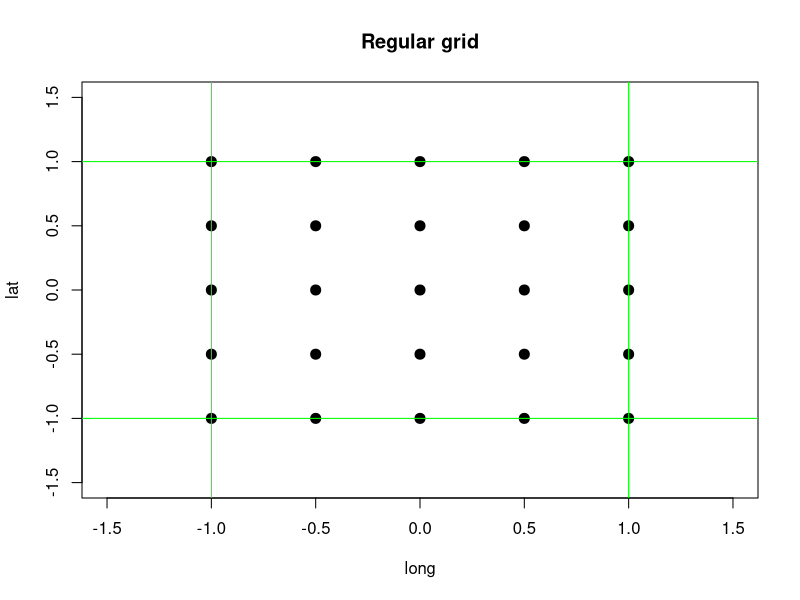

Source code (R):
## ---- chunk 1
knitr::opts_chunk$set(echo = TRUE, cache = TRUE)
## ---- chunk 2

##################################################
####                                          ####  
####  R Bootcamp #1, Module 1                 ####
####                                          #### 
####   University of Nevada, Reno             ####
####                                          #### 
##################################################

## NOTE: this module borrows heavily from an R short course developed by a team at Colorado State University. 
   # Thanks to Perry Williams for allowing us to use these materials!!

########################
####  R objects     ####
########################


## ---- chunk 3

Batmans_butler <- 'Alfred Pennyworth'

## ---- chunk 4

##################
####  Create R Objects 
##################

#############
### scalars
#############

scalar1 <- 'this is a scalar'
scalar2 <- 104
scalar3 <- 5 + 6.5    # evaluates to the single value 11.5
scalar4 <- '4'

## ---- chunk 5

typeof(scalar4)    # returns: character

## what is this type?
scalar5 <- TRUE
typeof(scalar5)    # returns: logical

## ---- chunk 6

#############
### VECTORS
#############

vector1 <- c(1.1, 2.1, 3.1, 4)
vector2 <- c('a', 'b', 'c')
vector3 <- c(1, 'a', 2, 'b')
vector4 <- c(TRUE, 'a', 1)
vector5 <- c(TRUE, 1.2, FALSE)

## ---- chunk 7

a <- 1
b <- 2
c <- 3

d.vec <- c(a, b, c)
d.vec


## ---- chunk 8

d.vec <- c(1,2,3)            # another way to construct the vector "d.vec"
d.vec = c(1,2,3)           # the "equals" sign can also be an assignment operator

## ---- chunk 9

length(d.vec)    # the "length()" function returns the number of elements in a vector (or list, matrix etc.)

d1 <- d.vec           # copy the vector "d.vec"
d2 <- d.vec+3         # add 3 to all elements of the vector "d.vec"
d3 <- d1+d2           # elementwise addition
d4 <- d1+c(1,2)       # what does this do?

## inspect the objects by calling them in the console (or script window)
d1    # returns: 1 2 3
d2    # returns: 4 5 6
d3    # returns: 5 7 9
d4    # returns: 2 4 4

## ---- chunk 10

#############
### functions
#############

sum(1, 2, 3, 10)    # returns: 15

## sum can be used with one of the vectors we created
sum(vector1)        # returns: 10.3

## ---- chunk 11

########
## first class functions

## assign functions to values
sum2 <- sum
sum2(1, 2, 3, 10)    # use the value sum2 as a function!

## use functions as arguments in other functions
## lets compute the average length of some of the vectors we've created
## this should return 3.66
mean(c(length(vector1), length(vector2), length(vector3)))

## ---- chunk 12

#############
### MATRICES
#############
d.mat <- cbind(d1,d2)        # create a matrix by binding vectors
d.mat
class(d.mat)   # confirm that the new object "d.mat" is a matrix!

## ---- chunk 13

d.mat <- matrix(c(1,2,3,4,5,6),nrow=3,ncol=2)        # create matrix another way
d.mat

## ---- chunk 14

d.mat + 2
d.mat/sum(d.mat)

## ---- chunk 15

#############
### DATA FRAMES
#############
d.df <- data.frame(d1=c(1,2,3),d2=c(4,5,6))        # create a ‘data frame’ with two columns
d.df

## ---- chunk 16

d.df=data.frame(d.mat)        # create data frame another way - directly from a matrix
d.df

## ---- chunk 17

names(d.df)          # view or change column names
names(d.df)=c("meas_1","meas_2")        # provide new names for columns
d.df

## ---- chunk 18

rownames(d.df) <- c("obs1","obs2","obs3")
d.df

## ---- chunk 19

#############
### LISTS
#############
d.list <- list()        # create empty list
d.list[[1]] <- c(1,2,3)
d.list[[2]] <- c(4,5)
d.list[[3]] <- "Alfred Pennyworth"
d.list

## ---- chunk 20

#############
### MAKING UP DATA!
#############

#######
# Sequences

1:10                        # sequence from 1 to 10
10:1                        # reverse the order
rev(1:10)                   # a different way to reverse the order

seq(from=1,to=10,by=1)      # equivalent to 1:10
seq(10,1,-1)                # equivalent to 10:1
seq(1,10,length=10)         # equivalent to 1:10
seq(0,1,length=10)          # sequence of length 10 between 0 and 1 


## ---- chunk 21

##############
# Repeating sequences

rep(0,times=3)                # repeat 0 three times
rep(1:3,times=2)              # repeat 1:3 two times
rep(1:3,each=2)               # repeat each element of 1:3 two times

## ---- chunk 22

###########
# Random numbers

z <- rnorm(10)                # 10 realizations from std. normal
z
y <- rnorm(10,mean=-2,sd=4)           # 10 realizations from N(-2,4^2)
y

rbinom(5,size=3,prob=.5)                # 5 realizations from Binom(3,0.5)
rbinom(5,3,.1)                # 5 realizations from Binom(3,0.1)
rbinom(5,3,.8)                # 5 realizations from Binom(3,0.8)

rbinom(5,1:5,0.5)       # simulations from binomial w/ diff number of trials
rbinom(5,1:5,seq(.1,.9,length=5))   # simulations from diff number of trials and probs

runif(10)                # 10 standard uniform random variates
runif(10,min=-1,max=1)        # 10 uniform random variates on [-1,1]


sample(1:10,size=5,replace=TRUE)        # 5 rvs from discrete unif. on 1:10.
sample(1:10,size=5,replace=TRUE,prob=(1:10)/sum(1:10)) # 5 rvs from discrete pmf w/ varying probs.

## ---- chunk 23

############
# Make up an entire data frame!


my.data <- data.frame(
  Obs.Id = 1:100,
  Treatment = rep(c("A","B","C","D","E"),each=20),
  Block = rep(1:20,times=5),
  Germination = rpois(100,lambda=rep(c(1,5,4,7,1),each=20)),
  AvgHeight = rnorm(100,mean=rep(c(10,30,31,25,35,7),each=20))
)
head(my.data)

summary(my.data)    # Use the "summary()" function to summarize each column in the data frame.

## ---- chunk 24

############
### Accessing, indexing and subsetting data
############

# X[i]         access the ith element of X

d.vec <- 2:10
d.vec
d.vec[3]
d.vec[c(1,5)]
d.vec[-3]

## ---- chunk 25

d.vec <- 1:4
names(d.vec) <- c("fred","sally","mimi","terrence")
d.vec
d.vec["terrence"]
d.vec[c("sally","fred")]

## ---- chunk 26

# X[a,b]       access row a, column b element of matrix/data frame X
# X[,b]        access column b of matrix/data frame X
# X[a,]        access row a of matrix/data frame X

d <- matrix(1:6,3,2)
d
d[,2]                # 2nd column of d
d[2,]                # 2nd row of d
d[2:3,]        # 2nd and 3rd rows of d in a matrix

## ---- chunk 27

# $            access component of an object (data frame or list)
# Z_list[[i]]  access the ith element of list Z

d.df=my.data[21:30,]  # only take 10 observations
d.df


d.df$Germination      # Subsetting a data frame
d.df[,4]              # same thing!
d.df[[4]]             # same thing!
d.df[,"Germination"]           # same thing!


d.df$AvgHeight
d.df$AvgHeight[3]  # subset an element of a data frame


# Columns and rows of data frame
d.df$Treatment
d.df[,2]

d.df[,2:3]
cbind(ID=d.df$Obs.Id,Height=d.df$AvgHeight)    # make new data frame 

d.df[2,]
d.df[2,2:3]


## ---- chunk 28

############
### ARRAYS!
############

d.array=array(0,dim=c(3,2,4))       # create 3 by 2 by 4 array full of zeros
d.array				# see what it looks like
d.mat=matrix(1:6,nrow=3)
d.array[,,1]=d.mat  		# enter d as the first slice of the array
d.array[,,2]=d.mat*2		# enter d*2 as the second slide...
d.array[,,3]=d.mat*3
d.array[,,4]=d.mat*4
d.array				# view the array 

d.array[1,2,4]

## ---- chunk 29
2+3              # addition
          
6-10             # subtraction
          
2.5*33           # multiplication
      
4/5              # division
      
2^3              # exponentiation
        
sqrt(9)          # square root 
      
8^(1/3)          # cube root      
       
exp(3)           # antilog     

log(20.08554)    # natural logarithm (but it's possible to change the base)

log10(147.9108)  # common logarithm 

log(147.9108, base=10) 

factorial(5)     # factorial

21 %% 5          # modulus   

## ---- chunk 30

############
### CHALLENGE EXERCISES
############

c(1,4) 
c(2,5) 
c(3,6)

## ---- chunk 31

x <- rep(seq(-1,1,length=5),each=5)
y <- rep(seq(-1,1,length=5),times=5)
df_spatial <- data.frame(long=x,lat=y)

## ---- chunk 32

plot(x=df_spatial$long, y=df_spatial$lat, main="Regular grid",xlab="long",ylab="lat",xlim=c(-1.5,1.5),ylim=c(-1.5,1.5),pch=20,cex=2)
abline(v=c(-1,1),h=c(-1,1),col="green",lwd=1)

